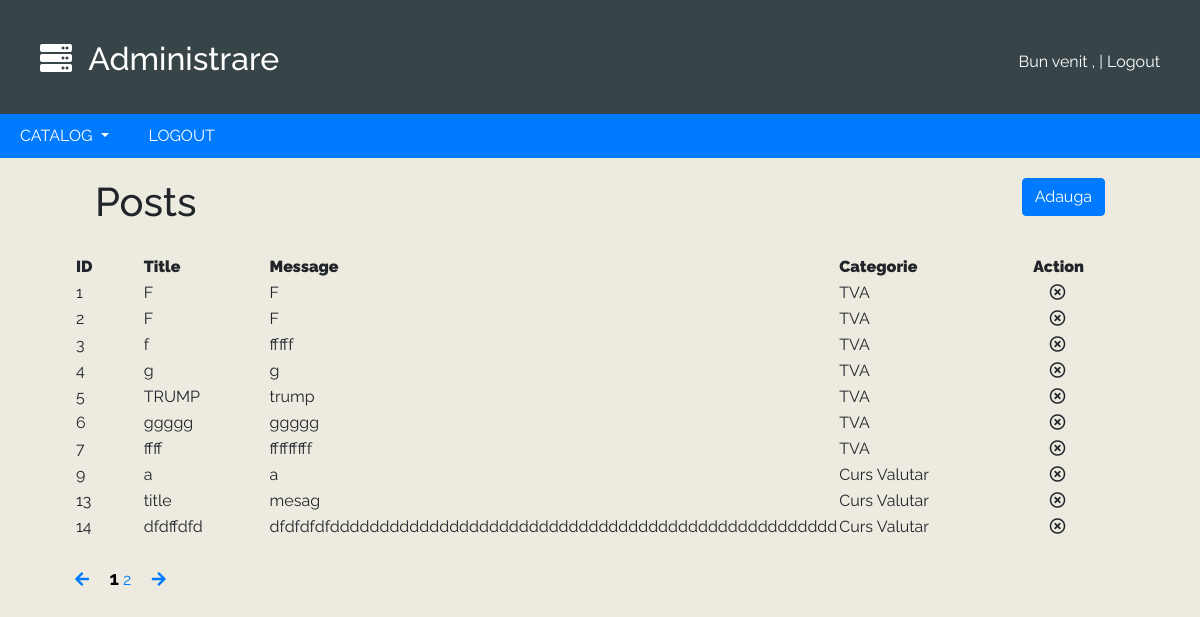
The page /admin/posts.php on the database its author committed.
### tables this page shows
CREATE TABLE `posts` (
  `id` int(6) NOT NULL,
  `user_who_posted` text NOT NULL,
  `category_id` int(6) NOT NULL,
  `title` text NOT NULL,
  `message` text NOT NULL,
  `posted` datetime NOT NULL
);

CREATE TABLE `categories` (
  `id` int(6) NOT NULL,
  `name` text NOT NULL
);

### admin/posts.php (the view, shortened to what this page needs)
<?
include 'config.php';
include 'header.php';
$page = $_GET['page'];
$end = 10;
$start = ($page * $end) - $end;
 ?>
<!DOCTYPE html PUBLIC "-//W3C//DTD XHTML 1.0 Transitional//EN" "http://www.w3.org/TR/xhtml1/DTD/xhtml1-transitional.dtd">
<html xmlns="http://www.w3.org/1999/xhtml">
<head>
<link rel="stylesheet" href="https://stackpath.bootstrapcdn.com/bootstrap/4.2.1/css/bootstrap.min.css">
<link rel="stylesheet" href="admin_style.css">
</head>
<body>
  <div class="container-fluid">
    <div class="row">
      <div class="col-md-6">
        <h1>Posts</h1>
      </div>
      <div class="col-md-6 pull">
        <a class="btn btn-primary add" href="posts.php?action=add">Adauga</a>
      </div>
    </div>
    <table>
      <tr>
        <th width=200><b>ID</b></th>
        <th width=300><b>Title</b></th>
        <th width=200><b>Message</b></th>
        <th width=500><b>Categorie</b></th>
        <th width=200><b>Action</b></th>
      </tr>
      <?
        $result = mysqli_query($conn,"SELECT * FROM posts LIMIT $start,$end");
        while($row = mysqli_fetch_array($result)):
          $get_category = mysqli_query($conn,"SELECT name FROM categories WHERE id ='".$row['category_id']."'");
          while($row_j = mysqli_fetch_array($get_category)):
       ?>
       <tr>
         <td><?= $row['id']; ?></td>
         <td><?= $row['title']; ?></td>
         <td><?= $row['message']; ?></td>
         <td><?= $row_j['name']; ?></td>
         <td>
           <i class="far fa-times-circle" onclick="if(confirm('Are you sure?'))window.location='posts.php?page=<?= $_GET['page']; ?>&edit_id=<?= $row['id']; ?>&action=remove'"></i>
         </td>
       </tr>
     <? endwhile;endwhile;?>
    </table>
    <br>
    <a href="posts.php?page=<?= ($_GET['page'] - 1 == 0) ? $_SESSION['posts_total'] : $_GET['page'] - 1;?>">
      <i class="fas fa-arrow-left arrow-page"></i>
    </a>
    <? for($i = 1;$i <= $_SESSION['posts_total']; $i++): ?>
      <a href="posts.php?page=<?= $i; ?>" class="<? if($_GET['page'] == $i) echo 'selected'; ?>"><?= $i; ?></a>
    <? endfor; ?>
    <a href="posts.php?page=<?=  ($_GET['page'] + 1 == $_SESSION['posts_total']+1) ? 1 : $_GET['page'] + 1; ?>">
        <i class="fas fa-arrow-right arrow-page"></i>
    </a>
  </div>
</body>

### admin/admin_style.css (style rules this page uses)
body { background-color:#EDEAE0;font-family:Raleway }
.container-fluid { width:90%;margin:auto; }
.row { padding:20px; }
.selected { color:black;text-decoration:none;font-weight:bold;font-size:19px; }
.add { color:white !important; }
.pull { text-align:right; }

### rows shown on the page
posts: id "1", title "F", message "F"
categories: name "TVA"
posts: id "2", title "F", message "F"
posts: id "3", title "f", message "fffff"
posts: id "4", title "g", message "g"
posts: id "5", title "TRUMP", message "trump"
posts: id "6", title "ggggg", message "ggggg"
posts: id "7", title "ffff", message "fffffffff"
posts: id "9", title "a", message "a"
categories: name "Curs Valutar"
posts: id "13", title "title", message "mesag"
posts: id "14", title "dfdffdfd", message "dfdfdfdfddddddddddddddddddddddddddddddddddddddddddddddddddd"
